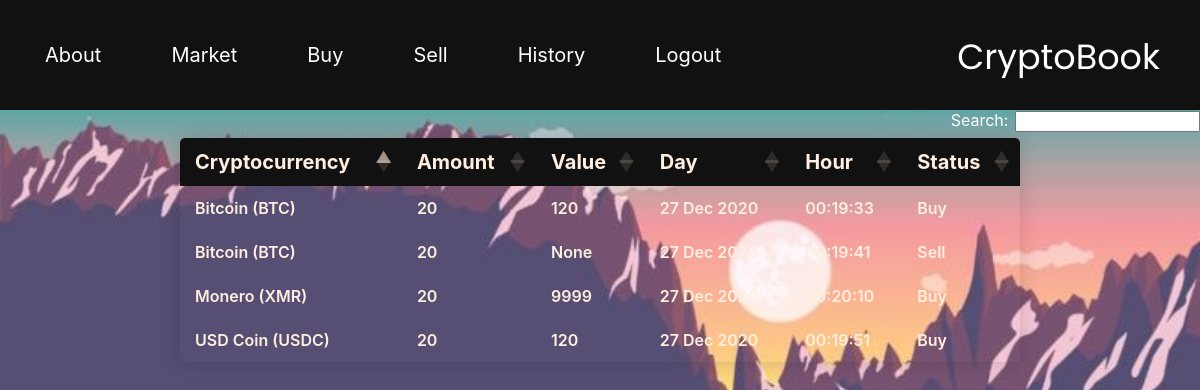
/history.html, run on the app's committed database.
### tables this page shows
CREATE TABLE 'buy' ('Name' VARCHAR(255), 'Amount of Crypto'  INTEGER , 'Price' INTEGER, 'Day', 'Hour','status');

CREATE TABLE 'sell' ('Name' VARCHAR(255), 'Amount of Crypto'  INTEGER, 'Price' INTEGER, 'Day', 'Hour', 'status');

### app.py (the view)
@app.route("/history.html")
def history():
    def buy():
        con = sqlite3.connect("redd.db")
        db = con.cursor()
        db.execute("""SELECT * FROM 'buy' ORDER BY Day,Hour""")
        items = db.fetchall()
        return items
    def sell():
        con = sqlite3.connect("redd.db")
        db = con.cursor()
        db.execute("""SELECT * FROM 'sell' ORDER BY Day,Hour""")
        items = db.fetchall()
        return items
    some = buy()
    so = sell()
    lol = []
    for somes in some:
        lol.append(somes)
    for xd in so:
        lol.append(xd)
    loll = sorted(lol, key=lambda x: (x[4], x[3]))
    print(loll)
    return render_template("history.html",data = loll)

### templates/history.html (shortened to what this page needs)
{% extends "base.html"%}
{% block content%}
<head>
    <link rel=" stylesheet"  href="static/css/history.css">
    <link rel="stylesheet" href="https://cdn.datatables.net/1.10.22/css/dataTables.bootstrap5.min.css">
            <link rel="stylesheet" href=https://stackpath.bootstrapcdn.com/font-awesome/4.7.0/css/font-awesome.min.css">
</head>
<body>
    <table id= "market" class = "content-table">
        <thead>
        <tr>
            <th>
            Cryptocurrency
            </th>
            <th>
            Amount
            </th>
            <th>
            Value
            </th>
            <th>
            Day
            </th>
            <th>
            Hour
            </th>
             <th>
            Status
            </th>
            </thead>
       {% for row in data %}
      <tr>
        {% for cell in row %}
         <td> {{ cell }} </td>
        {% endfor %}
      </tr>
      {% endfor %}
    </table>
</body>
{% endblock%}

### templates/base.html (shortened to what this page needs)
<!DOCTYPE html>
<html lang="en">
        <head>
            <link rel="stylesheet" href="static/css/main.css">
            <link rel="stylesheet" href=https://stackpath.bootstrapcdn.com/font-awesome/4.7.0/css/font-awesome.min.css">
        </head>
        <body>
            <div class="crypto">
                <a > CryptoBook </a>
            </div>
            <div class="section" >
                <nav>
                <ul class="section_box">
                    <li ><a href="about.html">About</a></li>
                    <li><a href="market.html">Market</a>
                    </li>
                    <li><a href="buy.html">Buy</a></li>
                    <li><a href="sell.html">Sell</a></li>
                    <li ><a href="history.html">History</a></li>
                    <li > <a href="/logout">Logout</a></li>
                </ul>
                </nav>
            </div>
        <div class="content">
        {% block content%} {% endblock%}
    </div>
            </body>
</html>

### static/css/main.css (style rules this page uses)
body { margin: 0; padding: 0; font-family: "sans-serif"; background: url("crypto.jpg") no-repeat; background-size: cover; box-sizing: border-box; }
a { font-size: 20px; text-decoration: None; color: white; padding: 10px; margin: 0px; }
.section_box { display: flex; list-style-type: none; margin: 0px; padding: 10px 10px; background-color: #111111; box-sizing: border-box; }
.section li { margin: 5px; padding: 28px 20px; }
.crypto { position: absolute; font-family: Poppins; top: 0; right:0; margin: 0; padding: 30px; }
.crypto a { font-size: 35px; color: white; }

### static/css/history.css (style rules this page uses)
body { background: url("History.png") no-repeat; background-size: cover; box-sizing: border-box; font-family: Graphik, -apple-system, BlinkMacSystemFont, "Segoe UI", Roboto, Oxygen, Ubuntu, Cantarell, "Fira Sans", "Droid Sans", "Helvetica Neue", sans-serif; }
.content-table { margin: 55px auto; width: 70%; border-collapse: collapse; font-size: 0.89 em; min-width: 400px; border-radius: 5px 5px 0 0; overflow: hidden; box-shadow: 0 0 20px rgba(0, 0, 0, 0.15); }
.content-table thead tr { background-color: #111111 ; font-size: 1.25em; color: #FAF9F6 ; text-align: left; font-weight: bolder; }
.content-table th, .content-table td { padding: 12px 15px; color: #FFEFE0; }
.content-table tbody tr { border-bottom: 2px solid #dddddd; font-weight: shadow; color: black ; font-weight: 600; }
.content-table tbody tr:last-of-type { border-bottom: 2px solid #009879; }

### data on the page
buy: Name "Bitcoin (BTC)", row "20" "120", Day "27 Dec 2020", Hour "00:19:33", status "Buy"
sell: Name "Bitcoin (BTC)", row "20" "None", Day "27 Dec 2020", Hour "00:19:41", status "Sell"
buy: Name "USD Coin (USDC)", row "20" "120", Day "27 Dec 2020", Hour "00:19:51", status "Buy"
buy: Name "Monero (XMR)", row "20", Price "9999", Day "27 Dec 2020", Hour "00:20:10", status "Buy"
